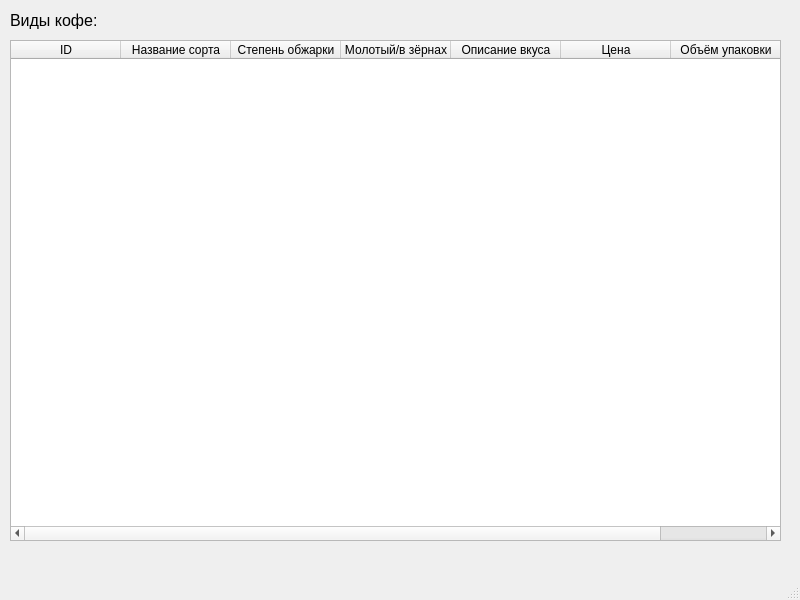
<?xml version="1.0" encoding="UTF-8"?>
<ui version="4.0">
 <class>MainWindow</class>
 <widget class="QMainWindow" name="MainWindow">
  <property name="geometry">
   <rect>
    <x>0</x>
    <y>0</y>
    <width>800</width>
    <height>600</height>
   </rect>
  </property>
  <property name="windowTitle">
   <string>БД</string>
  </property>
  <widget class="QWidget" name="centralwidget">
   <widget class="QLabel" name="label">
    <property name="geometry">
     <rect>
      <x>10</x>
      <y>10</y>
      <width>131</width>
      <height>21</height>
     </rect>
    </property>
    <property name="font">
     <font>
      <pointsize>12</pointsize>
     </font>
    </property>
    <property name="text">
     <string>Виды кофе:</string>
    </property>
   </widget>
   <widget class="QTableWidget" name="tableWidget">
    <property name="geometry">
     <rect>
      <x>10</x>
      <y>40</y>
      <width>771</width>
      <height>501</height>
     </rect>
    </property>
    <property name="columnCount">
     <number>7</number>
    </property>
    <attribute name="horizontalHeaderDefaultSectionSize">
     <number>110</number>
    </attribute>
    <attribute name="horizontalHeaderStretchLastSection">
     <bool>false</bool>
    </attribute>
    <attribute name="verticalHeaderStretchLastSection">
     <bool>false</bool>
    </attribute>
    <column>
     <property name="text">
      <string>ID</string>
     </property>
     <property name="whatsThis">
      <string/>
     </property>
    </column>
    <column>
     <property name="text">
      <string>Название сорта</string>
     </property>
    </column>
    <column>
     <property name="text">
      <string>Степень обжарки</string>
     </property>
    </column>
    <column>
     <property name="text">
      <string>Молотый/в зёрнах</string>
     </property>
    </column>
    <column>
     <property name="text">
      <string>Описание вкуса</string>
     </property>
    </column>
    <column>
     <property name="text">
      <string>Цена</string>
     </property>
    </column>
    <column>
     <property name="text">
      <string>Объём упаковки</string>
     </property>
    </column>
   </widget>
  </widget>
  <widget class="QMenuBar" name="menubar">
   <property name="geometry">
    <rect>
     <x>0</x>
     <y>0</y>
     <width>800</width>
     <height>21</height>
    </rect>
   </property>
  </widget>
  <widget class="QStatusBar" name="statusbar"/>
 </widget>
 <resources/>
 <connections/>
</ui>
